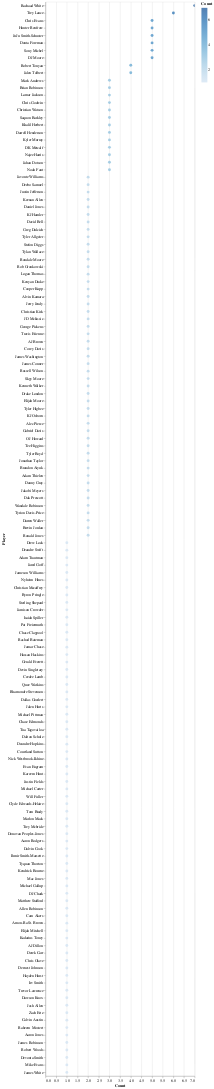

Notebook code for this chart:
### Code cell
#Player Exposure
alt.Chart(exp_df).mark_circle(size=60).encode(
    x='Count',
     y=alt.Y("Player", sort='-x'),
    color='Count',
    tooltip=['Player', 'Count', '%']
).interactive()

### Figure 1 — Vega-Lite specification as saved in the notebook (floating-point values rounded to 4 significant figures; data arrays with more than 128 entries replaced by an {"elided": "..."} marker saying what was removed)
{"config": {"view": {"continuousWidth": 400, "continuousHeight": 300}}, "data": {"name": "data-73bf2f50ea8fb47235396f01a873b8d2"}, "mark": {"type": "circle", "size": 60}, "encoding": {"color": {"field": "Count", "type": "quantitative"}, "tooltip": [{"field": "Player", "type": "nominal"}, {"field": "Count", "type": "quantitative"}, {"field": "%", "type": "quantitative"}], "x": {"field": "Count", "type": "quantitative"}, "y": {"field": "Player", "sort": "-x", "type": "nominal"}}, "selection": {"selector102": {"type": "interval", "bind": "scales", "encodings": ["x", "y"]}}, "$schema": "https://vega.github.io/schema/vega-lite/v4.17.0.json", "datasets": {"data-73bf2f50ea8fb47235396f01a873b8d2": {"elided": "144 records"}}}
